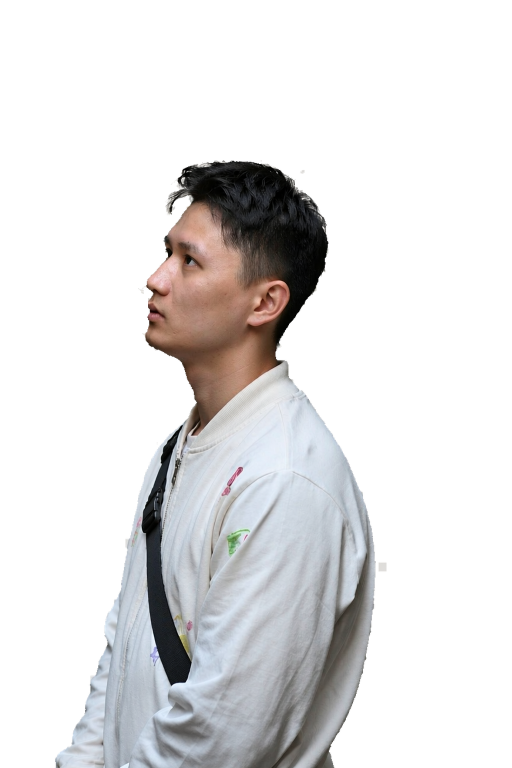
#> input picture cards/brick-gap/assets/subject.png, 1024 x 1536 px, found by its file name (shown at 1/2 size)
$ python refine_sunset_drive_assets.py
#> lines starting #> are read from the running program, lines starting #| are printed output that depends on the picture
"""Refine the second "暮途" card layers in place.

The GrabCut matte kept fragments of the car roof and window pillar as extra
alpha islands and left a semi-transparent veil over the person, so tilting
ghosted scene structure and hazed the face.  This pass intersects the matte
with a person-only segmentation of the composed scene, de-veils and
decontaminates the subject, strengthens the too-faint dust plane, and adds a
soft shadow under the typography so the ivory title reads on the bright sky.
"""

from __future__ import annotations

import json
from pathlib import Path

import numpy as np
from PIL import Image, ImageFilter
from scipy import ndimage

import build_sunset_drive_assets as builder

builder.ImageChops = __import__("PIL.ImageChops", fromlist=["ImageChops"])


ROOT = Path(__file__).resolve().parents[1]
CARD = ROOT / "cards" / "sunset-drive"
ASSETS = CARD / "assets"
WEB_ASSETS = ROOT / "web" / "assets" / "cards" / "sunset-drive"
CANVAS = (1024, 1536)


def person_mask(scene: Image.Image) -> np.ndarray:
    from rembg import new_session, remove

    session = new_session("u2net_human_seg")
    mask = remove(scene.convert("RGB"), session=session, only_mask=True)
    return np.asarray(mask.convert("L"))


def clean_subject(subject: Image.Image, background: Image.Image) -> Image.Image:
    scene = background.convert("RGBA")
    scene.alpha_composite(subject)
    person = person_mask(scene)

    alpha = np.asarray(subject.getchannel("A"))
    rgb = np.asarray(subject.convert("RGB"))

    # Roof/pillar copies and the rectangular paste surplus sit outside the
    # person segmentation; a small dilation keeps hair wisps the matte caught.
    keep = ndimage.binary_dilation(person > 128, iterations=2)
    alpha = np.where((alpha > 0) & keep, alpha, 0).astype(np.uint8)

    # The matte veiled the person at ~89% opacity, bleeding the reconstructed
    # plate through the face; near-opaque pixels should be fully opaque.
    alpha = np.where(alpha >= 200, 255, alpha).astype(np.uint8)
    alpha = np.where(alpha < 12, 0, alpha).astype(np.uint8)

    comp, _ = ndimage.label(alpha > 32)
    sizes = np.bincount(comp.ravel())
    sizes[0] = 0
    for i in range(1, len(sizes)):
        if 0 < sizes[i] < 4:
            alpha = np.where(comp == i, 0, alpha).astype(np.uint8)

    interior = ndimage.binary_erosion(alpha >= 200, iterations=2)
    _, indices = ndimage.distance_transform_edt(~interior, return_indices=True)
    clean_rgb = rgb[tuple(indices)]
    clean_rgb = np.where(interior[..., None], rgb, clean_rgb).astype(np.uint8)

    out = Image.fromarray(clean_rgb, "RGB").convert("RGBA")
    out.putalpha(Image.fromarray(alpha, "L"))
    return out


def strengthen_effects(effects: Image.Image) -> Image.Image:
    arr = np.asarray(effects.convert("RGBA")).copy()
    arr[..., 3] = np.clip(arr[..., 3].astype(np.int16) * 155 // 100, 0, 255).astype(np.uint8)
    return Image.fromarray(arr, "RGBA")


def shadowed_text(text: Image.Image) -> Image.Image:
    alpha = text.getchannel("A")
    shadow = alpha.filter(ImageFilter.GaussianBlur(2.5))
    shadow_arr = (np.asarray(shadow).astype(np.int16) * 55 // 100).astype(np.uint8)
    base = Image.new("RGBA", CANVAS, (0, 0, 0, 0))
    shade = Image.new("RGBA", CANVAS, (46, 28, 16, 0))
    shade.putalpha(Image.fromarray(shadow_arr, "L"))
    base.alpha_composite(shade, (0, 2))
    base.alpha_composite(text)
    return base


def save(image: Image.Image, name: str) -> None:
    for directory in (ASSETS, WEB_ASSETS):
        directory.mkdir(parents=True, exist_ok=True)
        image.save(directory / name)


def main() -> None:
    subject_in = Image.open(ASSETS / "subject.png")
#> subject_in is the input picture: PIL image 1024x1536 RGBA; mean R, G, B, A 48, 47.1, 47.5, 77.4
    background = Image.open(ASSETS / "background.png")
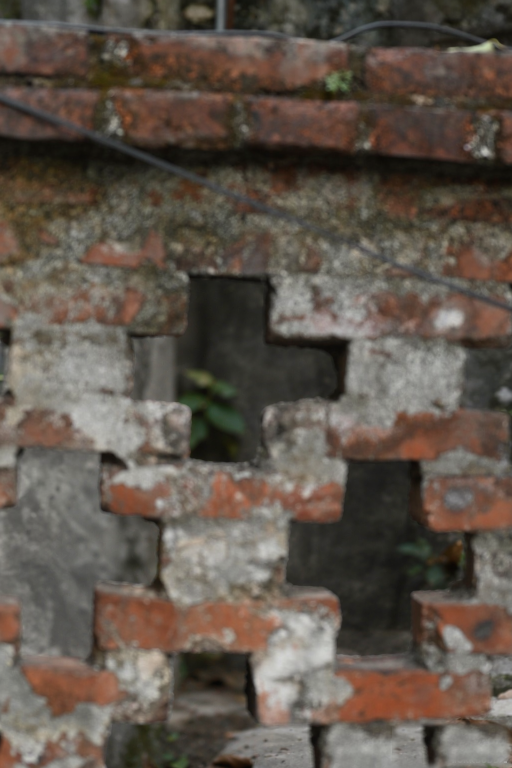
#> input picture cards/brick-gap/assets/background.png, 1024 x 1536 px, found by its file name (shown at 1/2 size)
#> background is the input picture: PIL image 1024x1536 RGB; mean R, G, B 95.5, 85.3, 75.7
    subject = clean_subject(subject_in, background)
#> in clean_subject, `scene.alpha_composite(subject)`:
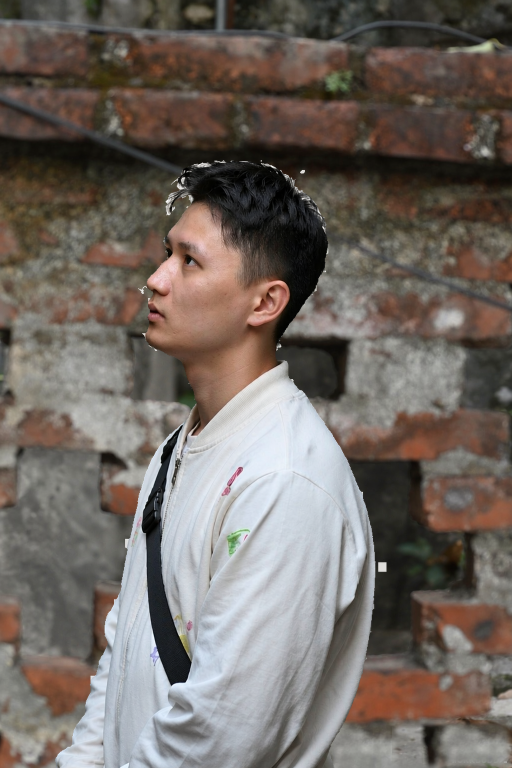
#> scene: PIL image 1024x1536 RGBA (shown at 1/2 size); mean R, G, B, A 112.9, 104.5, 98.3, 255
    lineart = builder.lineart_layer(subject)
    effects = strengthen_effects(Image.open(ASSETS / "effects.png"))
    text = shadowed_text(Image.open(ASSETS / "text.png"))
    for image, name in (
        (subject, "subject.png"),
        (lineart, "lineart.png"),
        (effects, "effects.png"),
        (text, "text.png"),
    ):
        save(image, name)

    preview = background.convert("RGBA")
    preview.alpha_composite(subject)
    preview.alpha_composite(effects)
    preview.alpha_composite(text)
    (ROOT / "verification" / "sunset-preview.png").parent.mkdir(exist_ok=True)
    preview.save(ROOT / "verification" / "sunset-preview.png")

    provenance = json.loads((CARD / "provenance.json").read_text(encoding="utf-8"))
    provenance["refinement_2026_09_25"] = (
        "Intersected the GrabCut matte with a person-only segmentation of the composed "
        "scene to drop car-roof and window-pillar alpha fragments, pushed the ~89% veil "
        "over the person to full opacity, decontaminated fringe RGB from the nearest "
        "interior pixel, raised the dust plane alpha by 55%, and added a soft dark shadow "
        "under the typography for contrast against the bright sunset sky."
    )
    (CARD / "provenance.json").write_text(
        json.dumps(provenance, ensure_ascii=False, indent=2), encoding="utf-8"
    )
    print("Refined sunset-drive assets at", CARD)


if __name__ == "__main__":
    main()
#> (the call stopped at in person_mask, `session = new_session("u2net_human_seg")`: rembg is not available in this run)
